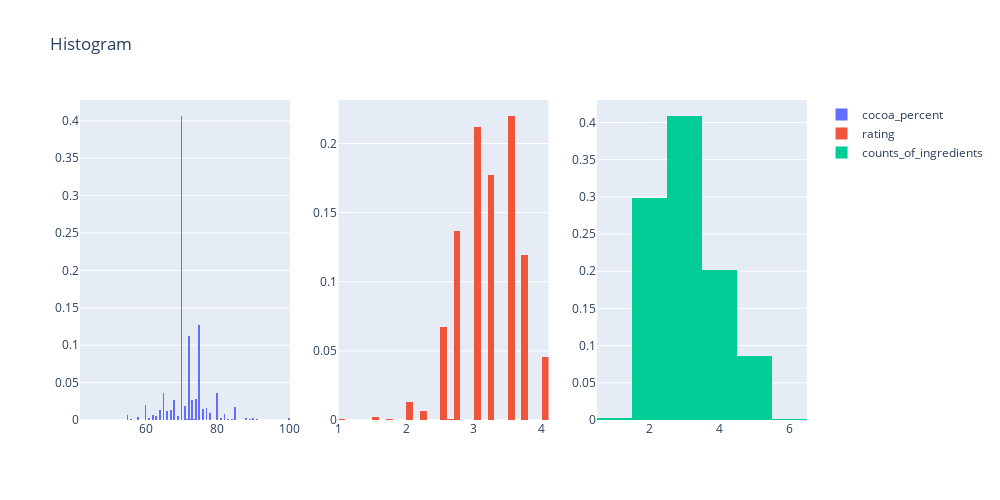

Here is the notebook cell this chart was saved with:
### Markdown cell above
## KDE - Normal 
## Histogram

### Code cell
col_for_normal=["cocoa_percent","rating","counts_of_ingredients"]

fig = make_subplots(rows=1, cols=3)

for col in col_for_normal:
    
    i=col_for_normal.index(col)
    
    
    fig.add_trace(
        go.Histogram(x=df[col],
                     histnorm='probability',
                     name=col,),
        
        row=1,
        col=col_for_normal.index(col)+1
    )


fig.update_layout(height=500, width=1000, title_text="Histogram")
fig.show()

### Figure 1 — Plotly figure (JSON) as saved in the notebook; plotly's stock layout.template omitted (floating-point values rounded to 4 significant figures; data arrays with more than 128 entries replaced by an {"elided": "..."} marker saying what was removed)
{"data": [{"histnorm": "probability", "name": "cocoa_percent", "type": "histogram", "x": {"elided": "2224 float values"}, "xaxis": "x", "yaxis": "y"}, {"histnorm": "probability", "name": "rating", "type": "histogram", "x": {"elided": "2224 float values"}, "xaxis": "x2", "yaxis": "y2"}, {"histnorm": "probability", "name": "counts_of_ingredients", "type": "histogram", "x": {"elided": "2224 int values"}, "xaxis": "x3", "yaxis": "y3"}], "layout": {"height": 500, "title": {"text": "Histogram"}, "width": 1000, "xaxis": {"anchor": "y", "domain": [0, 0.2889]}, "xaxis2": {"anchor": "y2", "domain": [0.3556, 0.6444]}, "xaxis3": {"anchor": "y3", "domain": [0.7111, 1]}, "yaxis": {"anchor": "x", "domain": [0, 1]}, "yaxis2": {"anchor": "x2", "domain": [0, 1]}, "yaxis3": {"anchor": "x3", "domain": [0, 1]}}}
